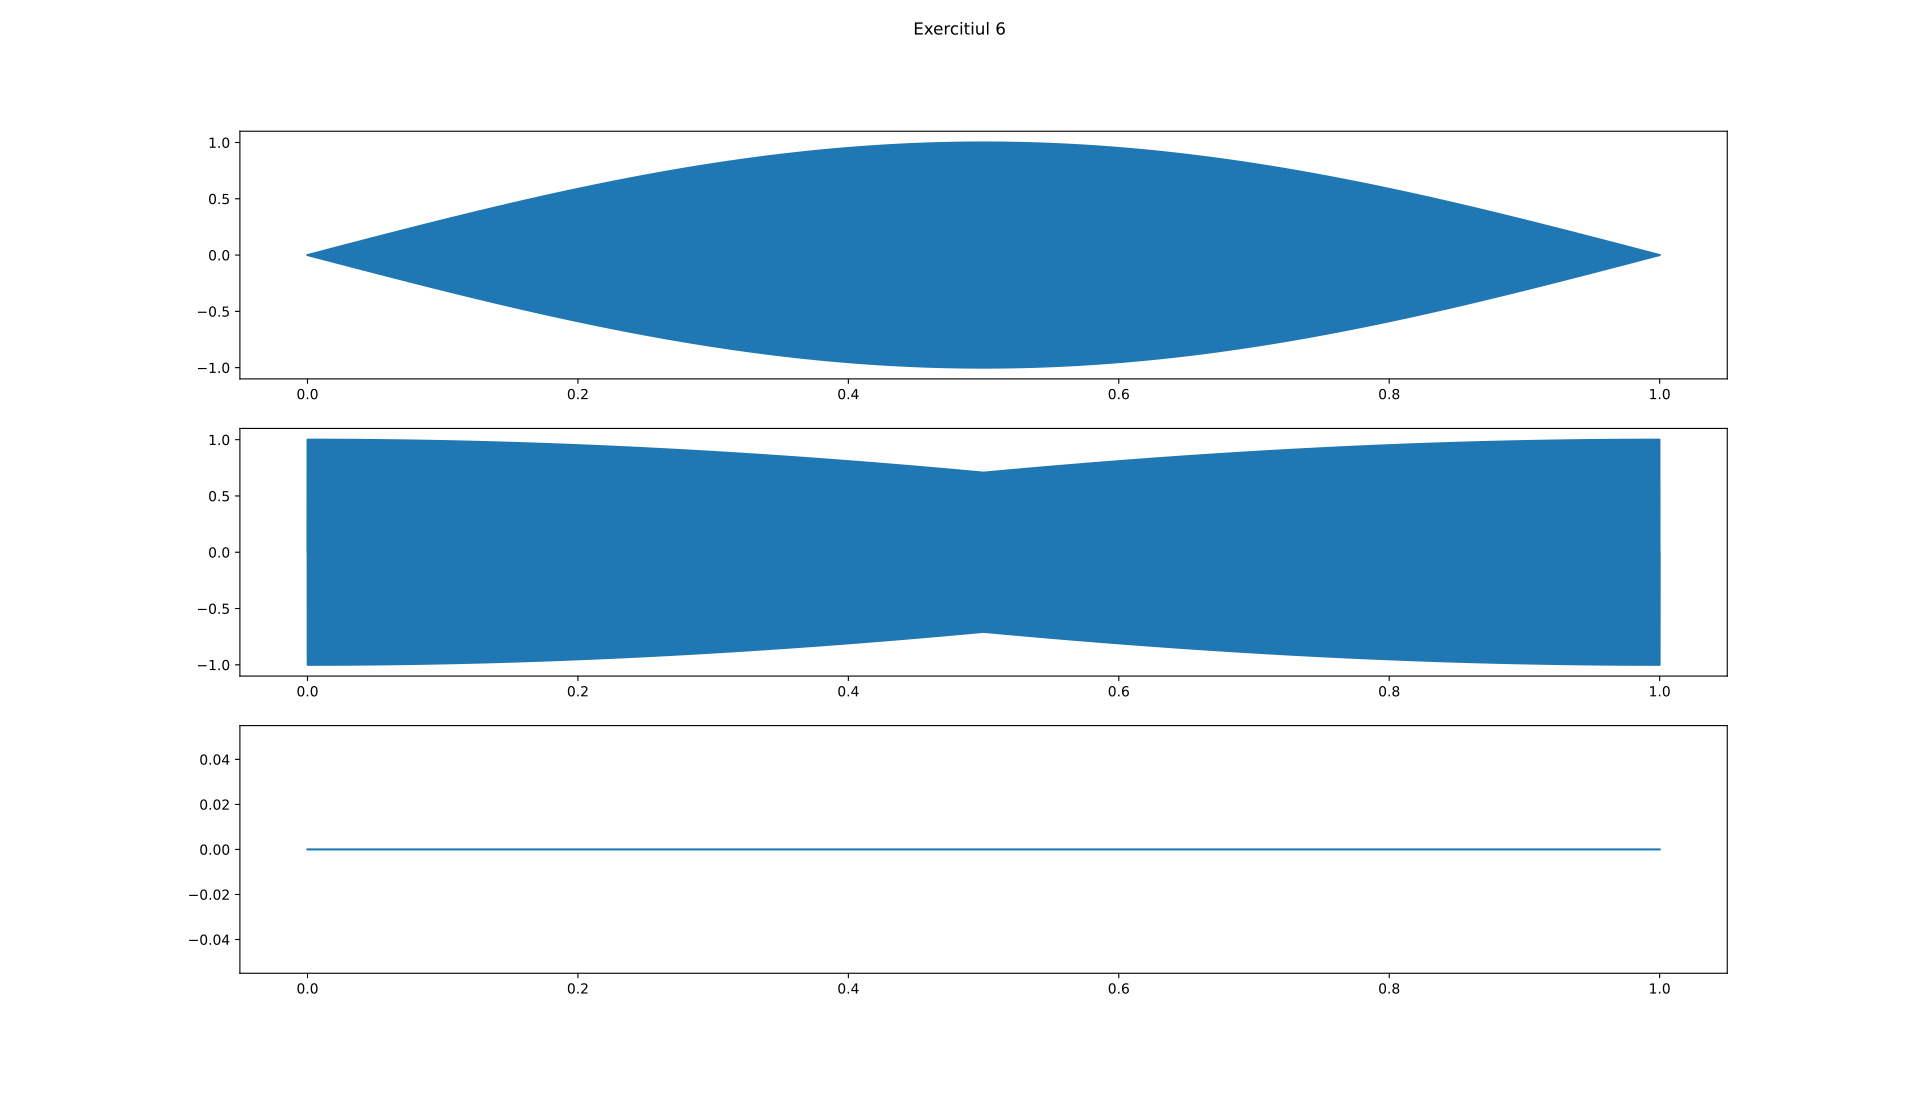

Write the Python code that produced this figure.
# ex6
import numpy as np
import matplotlib.pyplot as plt

freq = 18000 # alegem si noi o frecventa pe care sa nu o auda doar tantarii

def x(t):
    return np.sin(2 * np.pi * (freq/2) * t + 0)
def y(t):
    return np.sin(2 * np.pi * (freq/4) * t + 0)
def z(t):
    return np.sin(0 * np.pi * t + 0)

timp = np.linspace(0, 1, freq)
n = 3

fig, axs = plt.subplots(n)
fig.suptitle('Exercitiul 6')
axs[0].plot(timp,x(timp))
axs[1].plot(timp,y(timp))
axs[2].plot(timp,z(timp))
# nu cred ca am facut bine, ar fi trebuit sa am pe prima functie numai 0, si pe a doua numai 1 si -1???????
plt.show()
